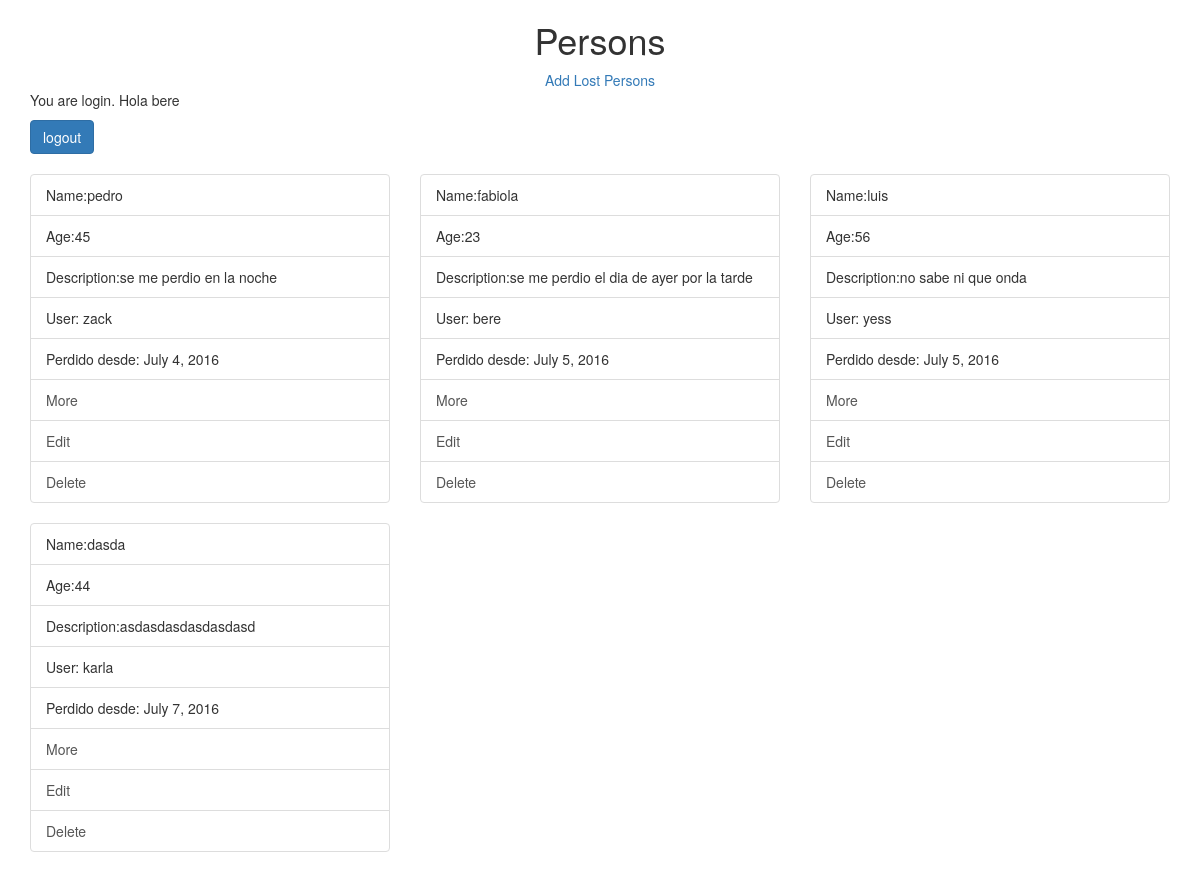
Page /persons/ (signed in) on the committed database.
### persons/models.py (models this page shows, shortened)
class Person(models.Model):
    name = models.CharField(max_length=140)
    age = models.CharField(max_length=140)
    description = models.TextField()
    user = models.ForeignKey(User)
    timestamp = models.DateField(default=timezone.now)

### persons/views.py (the view)
class PersonList(ListView):
    model = Person

### templates/persons/person_list.html (shortened to what this page needs)
<!DOCTYPE html>
<html lang="en">
<head>
	<link rel="stylesheet" href="https://maxcdn.bootstrapcdn.com/bootstrap/3.3.6/css/bootstrap.min.css">
</head>
<body>
<section>
	<div class="container">
		<div class="row">
			<div class="text-center col-md-12">
				<h1>Persons</h1>
    			<a href="{% url "persons:new" %}">Add Lost Persons</a>
			</div>
		</div>
	</div>
</section>
<section id="session">
		<div class="container">
			<div class="row">
				<div class="col-md-12">
					{% if user.is_authenticated %}
					<p>You are login. Hola {{ user.username }} </p>
					<a class="btn btn-primary " href="{% url "persons:logout" %} ">logout</a> <br>
					{% else %}
					<p>You are not login. Please Log in </p>
					<a class="btn btn-primary " href="{% url "persons:authentication" %}">Login</a>
					{% endif %}
				</div>
			</div>
		</div>
	</section>
	<br>
<section id="persons">
	<div class="container">
		<div class="row">
			{% for person in object_list %}
			<div class="col-md-4">
					<ul class="list-group">
						<li class="list-group-item">Name:{{person.name}} </li>
						<li class="list-group-item">Age:{{person.age}}</li>
						<li class="list-group-item">Description:{{person.description}}</li>
						<li class="list-group-item">User: {{ person.user }}</li>
						<li class="list-group-item">Perdido desde: {{ person.timestamp }}</li>
						<a href="{% url "persons:detail" person.id %}" class="list-group-item">More</a>
						<a href="{% url "persons:edit" person.id %}" class="list-group-item">Edit</a>
						<a href="{% url "persons:delete" person.id %}" class="list-group-item">Delete</a>
					</ul>
			</div>
			{% endfor %}
		</div>
	</div>
</section>
</body>
</html>

### rows in the picture
Person: name "pedro", age "45", description "se me perdio en la noche", user "zack", timestamp "July 4, 2016"
Person: name "fabiola", age "23", description "se me perdio el dia de ayer por la tarde", user "bere", timestamp "July 5, 2016"
Person: name "luis", age "56", description "no sabe ni que onda", user "yess", timestamp "July 5, 2016"
Person: name "dasda", age "44", description "asdasdasdasdasdasd", user "karla", timestamp "July 7, 2016"

### other values in the picture
{{ user.username }} "bere"
